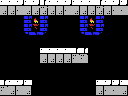

Below is a game level as drawn by its tile map, then a one-line description and the .tmx file that defines it, in full:
An orthogonal 16x12 tile map with 8x8 px tiles, 1 tile layer (Tile Layer 1) and 3 objects (2x item, 4x4-item).

<map version="1.0" orientation="orthogonal" renderorder="right-down" width="16" height="12" tilewidth="8" tileheight="8" nextobjectid="4">
 <properties>
  <property name="down" value="hole" />
  <property name="left" value="hole" />
  <property name="right" value="hole" />
 </properties>
 <tileset firstgid="1" name="tiles" tilewidth="8" tileheight="8" tilecount="256" columns="16">
  <image source="tiles.png" width="128" height="128" />
 </tileset>
 <layer name="Tile Layer 1" width="16" height="12">
  <data encoding="csv">
156,156,247,156,247,151,156,156,247,156,156,156,151,156,247,247,
152,152,153,152,152,152,152,152,153,152,152,152,152,152,153,153,
1,1,1,189,99,189,1,1,1,1,189,99,189,1,1,1,
1,1,1,189,130,189,1,1,1,1,189,130,189,1,1,1,
1,1,1,161,131,193,1,1,1,1,161,131,193,1,1,1,
1,1,1,1,1,1,1,1,1,1,1,1,1,1,1,1,
1,1,1,1,1,156,156,156,156,151,151,1,1,1,1,1,
1,1,1,1,1,152,152,152,152,153,153,1,1,1,1,1,
1,1,1,1,1,1,1,1,1,1,1,1,1,1,1,1,
1,1,1,1,1,1,1,1,1,1,1,1,1,1,1,1,
151,156,247,156,1,1,1,1,1,1,1,1,156,247,247,156,
153,152,153,152,1,1,1,1,1,1,1,1,152,153,153,152
</data>
 </layer>
 <objectgroup name="objects">
  <object id="1" type="4x4-item" x="48" y="16" width="32" height="32" />
  <object id="2" type="item" x="32" y="32" width="16" height="16" />
  <object id="3" type="item" x="80" y="32" width="16" height="16" />
 </objectgroup>
</map>
